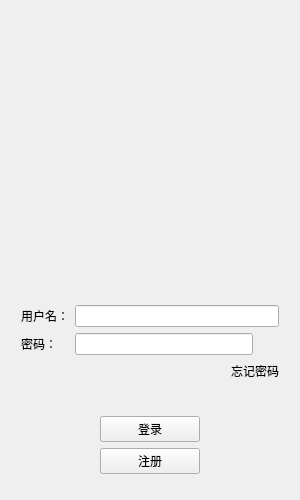
<?xml version="1.0" encoding="UTF-8"?>
<ui version="4.0">
 <class>LoginDialog</class>
 <widget class="QDialog" name="LoginDialog">
  <property name="geometry">
   <rect>
    <x>0</x>
    <y>0</y>
    <width>300</width>
    <height>500</height>
   </rect>
  </property>
  <property name="sizePolicy">
   <sizepolicy hsizetype="Preferred" vsizetype="Preferred">
    <horstretch>0</horstretch>
    <verstretch>0</verstretch>
   </sizepolicy>
  </property>
  <property name="minimumSize">
   <size>
    <width>0</width>
    <height>0</height>
   </size>
  </property>
  <property name="maximumSize">
   <size>
    <width>16777215</width>
    <height>16777215</height>
   </size>
  </property>
  <property name="windowTitle">
   <string>Dialog</string>
  </property>
  <layout class="QGridLayout" name="gridLayout_2">
   <item row="0" column="0">
    <layout class="QVBoxLayout" name="verticalLayout_2">
     <property name="leftMargin">
      <number>10</number>
     </property>
     <property name="topMargin">
      <number>10</number>
     </property>
     <property name="rightMargin">
      <number>10</number>
     </property>
     <property name="bottomMargin">
      <number>10</number>
     </property>
     <item>
      <widget class="QLabel" name="err_tip">
       <property name="text">
        <string/>
       </property>
       <property name="alignment">
        <set>Qt::AlignCenter</set>
       </property>
      </widget>
     </item>
     <item>
      <widget class="QWidget" name="head_widget" native="true">
       <property name="minimumSize">
        <size>
         <width>220</width>
         <height>230</height>
        </size>
       </property>
       <layout class="QGridLayout" name="gridLayout">
        <item row="0" column="0">
         <widget class="QLabel" name="head_label">
          <property name="text">
           <string/>
          </property>
          <property name="pixmap">
           <pixmap resource="../Resource/res.qrc">:/res/app_icon.png</pixmap>
          </property>
          <property name="alignment">
           <set>Qt::AlignCenter</set>
          </property>
         </widget>
        </item>
       </layout>
      </widget>
     </item>
     <item>
      <spacer name="verticalSpacer_3">
       <property name="orientation">
        <enum>Qt::Vertical</enum>
       </property>
       <property name="sizeHint" stdset="0">
        <size>
         <width>20</width>
         <height>40</height>
        </size>
       </property>
      </spacer>
     </item>
     <item>
      <layout class="QHBoxLayout" name="horizontalLayout_2">
       <item>
        <widget class="QLabel" name="userLabel">
         <property name="text">
          <string>用户名：</string>
         </property>
        </widget>
       </item>
       <item>
        <widget class="QLineEdit" name="user_edit">
         <property name="maximumSize">
          <size>
           <width>16777215</width>
           <height>25</height>
          </size>
         </property>
        </widget>
       </item>
      </layout>
     </item>
     <item>
      <layout class="QHBoxLayout" name="horizontalLayout_3">
       <item>
        <widget class="QLabel" name="passwdLabel">
         <property name="minimumSize">
          <size>
           <width>48</width>
           <height>0</height>
          </size>
         </property>
         <property name="text">
          <string>密码：</string>
         </property>
        </widget>
       </item>
       <item>
        <widget class="QLineEdit" name="pass_edit">
         <property name="maximumSize">
          <size>
           <width>16777215</width>
           <height>25</height>
          </size>
         </property>
        </widget>
       </item>
       <item>
        <widget class="ClickedLabel" name="pass_visible">
         <property name="minimumSize">
          <size>
           <width>20</width>
           <height>20</height>
          </size>
         </property>
         <property name="maximumSize">
          <size>
           <width>20</width>
           <height>20</height>
          </size>
         </property>
         <property name="text">
          <string/>
         </property>
        </widget>
       </item>
      </layout>
     </item>
     <item>
      <layout class="QHBoxLayout" name="horizontalLayout_4">
       <item>
        <spacer name="horizontalSpacer">
         <property name="orientation">
          <enum>Qt::Horizontal</enum>
         </property>
         <property name="sizeHint" stdset="0">
          <size>
           <width>40</width>
           <height>20</height>
          </size>
         </property>
        </spacer>
       </item>
       <item>
        <widget class="ClickedLabel" name="forget_label">
         <property name="maximumSize">
          <size>
           <width>16777215</width>
           <height>25</height>
          </size>
         </property>
         <property name="text">
          <string>忘记密码</string>
         </property>
        </widget>
       </item>
      </layout>
     </item>
     <item>
      <spacer name="verticalSpacer">
       <property name="orientation">
        <enum>Qt::Vertical</enum>
       </property>
       <property name="sizeHint" stdset="0">
        <size>
         <width>20</width>
         <height>40</height>
        </size>
       </property>
      </spacer>
     </item>
     <item>
      <layout class="QHBoxLayout" name="horizontalLayout_5">
       <item>
        <spacer name="horizontalSpacer_2">
         <property name="orientation">
          <enum>Qt::Horizontal</enum>
         </property>
         <property name="sizeHint" stdset="0">
          <size>
           <width>40</width>
           <height>20</height>
          </size>
         </property>
        </spacer>
       </item>
       <item>
        <widget class="QPushButton" name="login_btn">
         <property name="minimumSize">
          <size>
           <width>100</width>
           <height>0</height>
          </size>
         </property>
         <property name="text">
          <string>登录</string>
         </property>
         <property name="autoDefault">
          <bool>false</bool>
         </property>
        </widget>
       </item>
       <item>
        <spacer name="horizontalSpacer_3">
         <property name="orientation">
          <enum>Qt::Horizontal</enum>
         </property>
         <property name="sizeHint" stdset="0">
          <size>
           <width>20</width>
           <height>20</height>
          </size>
         </property>
        </spacer>
       </item>
      </layout>
     </item>
     <item>
      <layout class="QHBoxLayout" name="horizontalLayout_6">
       <item>
        <spacer name="horizontalSpacer_4">
         <property name="orientation">
          <enum>Qt::Horizontal</enum>
         </property>
         <property name="sizeHint" stdset="0">
          <size>
           <width>40</width>
           <height>20</height>
          </size>
         </property>
        </spacer>
       </item>
       <item>
        <widget class="QPushButton" name="registerButton">
         <property name="minimumSize">
          <size>
           <width>100</width>
           <height>0</height>
          </size>
         </property>
         <property name="text">
          <string>注册</string>
         </property>
         <property name="autoDefault">
          <bool>false</bool>
         </property>
        </widget>
       </item>
       <item>
        <spacer name="horizontalSpacer_5">
         <property name="orientation">
          <enum>Qt::Horizontal</enum>
         </property>
         <property name="sizeHint" stdset="0">
          <size>
           <width>40</width>
           <height>20</height>
          </size>
         </property>
        </spacer>
       </item>
      </layout>
     </item>
     <item>
      <spacer name="verticalSpacer_2">
       <property name="orientation">
        <enum>Qt::Vertical</enum>
       </property>
       <property name="sizeType">
        <enum>QSizePolicy::Fixed</enum>
       </property>
       <property name="sizeHint" stdset="0">
        <size>
         <width>20</width>
         <height>5</height>
        </size>
       </property>
      </spacer>
     </item>
    </layout>
   </item>
  </layout>
 </widget>
 <customwidgets>
  <customwidget>
   <class>ClickedLabel</class>
   <extends>QLabel</extends>
   <header>ClickedLabel.hpp</header>
  </customwidget>
 </customwidgets>
 <resources>
  <include location="../Resource/res.qrc"/>
 </resources>
 <connections/>
</ui>
